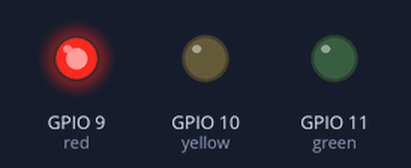
The program below on a simulated Raspberry Pi (BCM pin numbers). On the bench: output pins drawn as LEDs (lit = HIGH).

Above: at 0.2 s.
At 0.7 s:
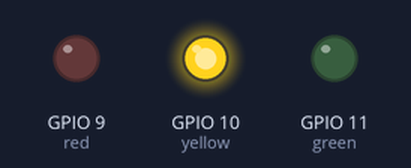
At 1.6 s:
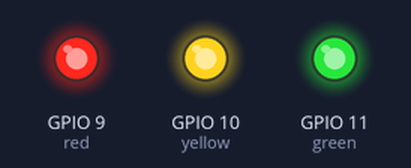
At 2.2 s:
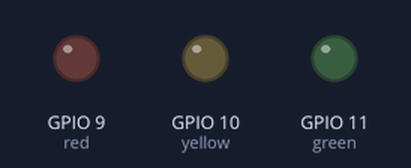
At 3.9 s:
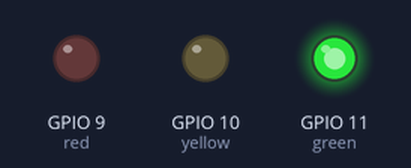
Timing chart, 0 to 6.2 s (numbered marks = the images above):
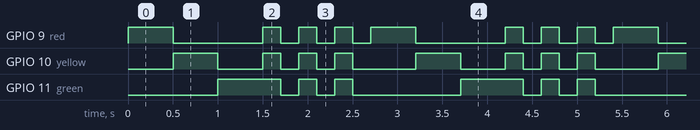

Measured:
- by itself, GPIO 9 (red): repeats every 2.7 s: LOW 1.0 s, 3 × (HIGH 0.20 s, LOW 0.20 s), HIGH 0.50 s
- by itself, GPIO 10 (yellow): repeats every 2.7 s: LOW 0.50 s, 2 × (HIGH 0.20 s, LOW 0.20 s), HIGH 0.20 s, LOW 0.70 s, HIGH 0.50 s
- by itself, GPIO 11 (green): repeats every 2.7 s: 2 × (LOW 0.20 s, HIGH 0.20 s), LOW 1.2 s, HIGH 0.70 s

The program:

test-leds.py
```python
from gpiozero import LED
from time import sleep

green = LED(11)   # GPIO11 (Pin 23)
yellow = LED(10)  # GPIO10 (Pin 19)
red = LED(9)      # GPIO9  (Pin 21)

while True:
    # Red on
    red.on(); yellow.off(); green.off()
    sleep(0.5)

    # Yellow on
    red.off(); yellow.on(); green.off()
    sleep(0.5)

    # Green on
    red.off(); yellow.off(); green.on()
    sleep(0.5)

    # Blink all together
    for _ in range(3):
        red.on(); yellow.on(); green.on()
        sleep(0.2)
        red.off(); yellow.off(); green.off()
        sleep(0.2)
```
